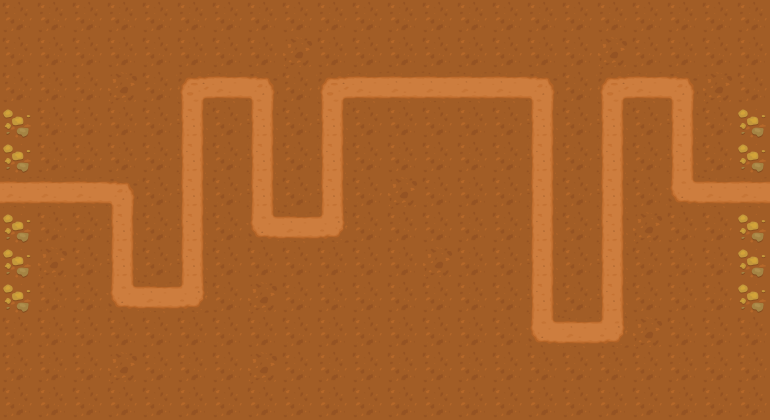

Tiled map render using the project's own tile images. Description and the map definition, with tile-layer contents summarised, below:
An orthogonal 22x12 tile map with 35x35 px tiles, 2 tile layers (background, collision), 2 tilesets and 61 objects.

<map version="1.0" tiledversion="2017.06.27" orientation="orthogonal" renderorder="right-down" width="22" height="12" tilewidth="35" tileheight="35" nextobjectid="68">
 <tileset firstgid="1" name="tiles_spritesheet" tilewidth="35" tileheight="35" spacing="1" tilecount="156" columns="12">
  <image source="../tiles/tiles_spritesheet.png" width="432" height="468" />
 </tileset>
 <tileset firstgid="157" name="2dTopDownTileSet" tilewidth="35" tileheight="35" spacing="1" tilecount="361" columns="19">
  <image source="../tiles/2dTopDownTileSet.png" width="683" height="683" />
 </tileset>
 <layer name="background" width="22" height="12">
  <data>[264 cells, 202 non-empty, 7 distinct tile ids]</data>
 </layer>
 <layer name="collision" width="22" height="12">
  <properties>
   <property name="collision" value="true" />
  </properties>
  <data>[264 cells, 208 non-empty, 3 distinct tile ids]</data>
 </layer>
 <objectgroup name="objects">
  <object id="6" gid="63" x="2" y="38" width="35" height="35" />
  <object id="7" gid="63" x="37" y="37" width="35" height="35" />
  <object id="8" gid="63" x="71" y="37" width="35" height="35" />
  <object id="9" gid="63" x="108" y="38" width="35" height="35" />
  <object id="10" gid="63" x="138" y="36" width="35" height="35" />
  <object id="11" gid="63" x="174" y="38" width="35" height="35" />
  <object id="12" gid="63" x="213" y="34" width="35" height="35" />
  <object id="13" gid="63" x="245" y="36" width="35" height="35" />
  <object id="14" gid="63" x="281" y="35" width="35" height="35" />
  <object id="15" gid="63" x="315" y="36" width="35" height="35" />
  <object id="16" gid="63" x="349" y="35" width="35" height="35" />
  <object id="17" gid="63" x="384" y="35" width="35" height="35" />
  <object id="18" gid="63" x="418" y="37" width="35" height="35" />
  <object id="19" gid="63" x="457" y="34" width="35" height="35" />
  <object id="20" gid="63" x="488" y="35" width="35" height="35" />
  <object id="21" gid="63" x="526" y="35" width="35" height="35" />
  <object id="22" gid="63" x="560" y="36" width="35" height="35" />
  <object id="23" gid="63" x="598" y="36" width="35" height="35" />
  <object id="24" gid="63" x="630" y="39" width="35" height="35" />
  <object id="25" gid="63" x="663" y="37" width="35" height="35" />
  <object id="26" gid="63" x="702" y="37" width="35" height="35" />
  <object id="27" gid="63" x="735" y="36" width="35" height="35" />
  <object id="28" gid="63" x="733" y="67" width="35" height="35" />
  <object id="29" gid="63" x="698" y="68" width="35" height="35" />
  <object id="30" gid="63" x="737" y="108" width="35" height="35" />
  <object id="32" gid="63" x="0" y="71" width="35" height="35" />
  <object id="33" gid="63" x="36" y="72" width="35" height="35" />
  <object id="34" gid="63" x="3" y="105" width="35" height="35" />
  <object id="35" gid="63" x="-3" y="351" width="35" height="35" />
  <object id="36" gid="63" x="1" y="385" width="35" height="35" />
  <object id="37" gid="63" x="1" y="421" width="35" height="35" />
  <object id="38" gid="63" x="38" y="383" width="35" height="35" />
  <object id="39" gid="63" x="33" y="420" width="35" height="35" />
  <object id="40" gid="63" x="68" y="422" width="35" height="35" />
  <object id="41" gid="63" x="735" y="416" width="35" height="35" />
  <object id="42" gid="63" x="735" y="380" width="35" height="35" />
  <object id="43" gid="63" x="699" y="423" width="35" height="35" />
  <object id="44" gid="63" x="661" y="420" width="35" height="35" />
  <object id="45" gid="63" x="622" y="421" width="35" height="35" />
  <object id="46" gid="63" x="596" y="423" width="35" height="35" />
  <object id="47" gid="63" x="563" y="419" width="35" height="35" />
  <object id="48" gid="63" x="526" y="420" width="35" height="35" />
  <object id="49" gid="63" x="491" y="421" width="35" height="35" />
  <object id="50" gid="63" x="457" y="421" width="35" height="35" />
  <object id="51" gid="63" x="419" y="423" width="35" height="35" />
  <object id="52" gid="63" x="384" y="418" width="35" height="35" />
  <object id="53" gid="63" x="351" y="422" width="35" height="35" />
  <object id="54" gid="63" x="318" y="419" width="35" height="35" />
  <object id="55" gid="63" x="281" y="420" width="35" height="35" />
  <object id="56" gid="63" x="247" y="420" width="35" height="35" />
  <object id="57" gid="63" x="210" y="420" width="35" height="35" />
  <object id="58" gid="63" x="175" y="420" width="35" height="35" />
  <object id="59" gid="63" x="143" y="419" width="35" height="35" />
  <object id="60" gid="63" x="108" y="421" width="35" height="35" />
  <object id="61" gid="105" x="105" y="140" width="35" height="35" />
  <object id="62" gid="105" x="350" y="350" width="35" height="35" />
  <object id="63" gid="105" x="420" y="350" width="35" height="35" />
  <object id="64" gid="105" x="665" y="280" width="35" height="35" />
  <object id="65" gid="63" x="701" y="387" width="35" height="35" />
  <object id="66" gid="63" x="737" y="350" width="35" height="35" />
  <object id="67" gid="108" x="37" y="211" width="35" height="35" />
 </objectgroup>
</map>
